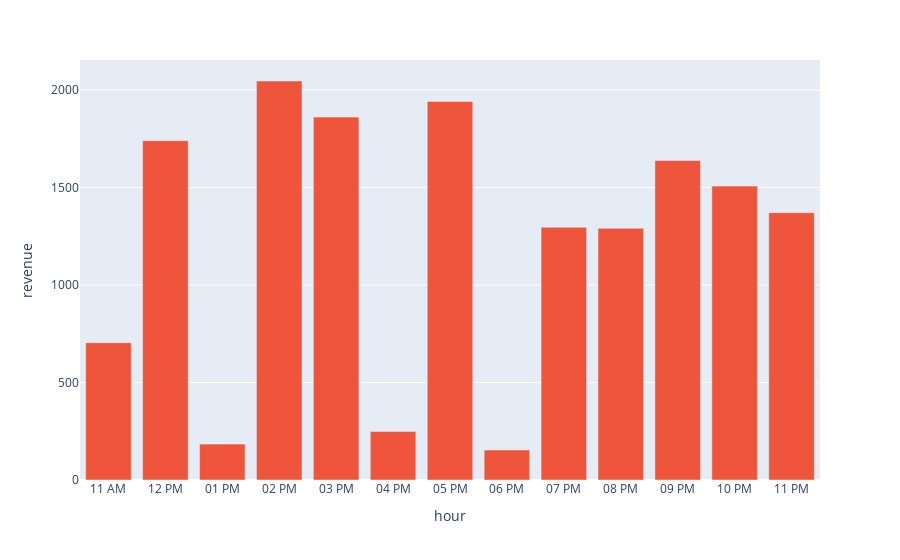

The notebook cell saved with this chart:
### Code cell
fig = px.bar(hourly_revenue, x='hour', y='revenue', color_discrete_map = {'y':'#8A1B20'})
fig.show()
fig.write_html('../assets/plotly_revenue_bar.html')

### Figure 1 — Plotly figure (JSON) as saved in the notebook; plotly's stock layout.template omitted (floating-point values rounded to 4 significant figures)
{"data": [{"alignmentgroup": "True", "hovertemplate": "hour=%{x}<br>revenue=%{y}<extra></extra>", "legendgroup": "", "marker": {"color": "#EF553B"}, "name": "", "offsetgroup": "", "orientation": "v", "showlegend": false, "textposition": "auto", "type": "bar", "x": ["11 AM", "12 PM", "01 PM", "02 PM", "03 PM", "04 PM", "05 PM", "06 PM", "07 PM", "08 PM", "09 PM", "10 PM", "11 PM"], "xaxis": "x", "y": [704, 1740, 184, 2046, 1861, 249, 1941, 154, 1296, 1291, 1638, 1507, 1371], "yaxis": "y"}], "layout": {"barmode": "relative", "legend": {"tracegroupgap": 0}, "margin": {"t": 60}, "xaxis": {"anchor": "y", "domain": [0, 1], "title": {"text": "hour"}}, "yaxis": {"anchor": "x", "domain": [0, 1], "title": {"text": "revenue"}}}}
